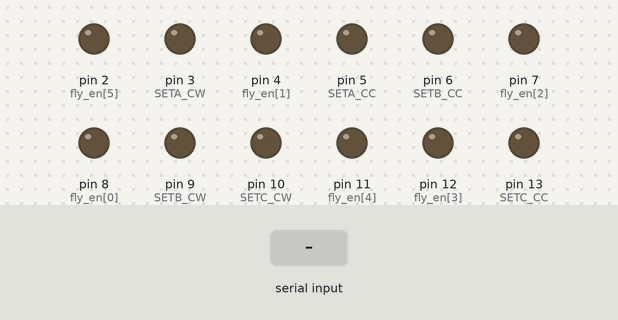
Simulated run of this sketch. Board: Arduino Uno, built with avr-gcc and run on an emulated ATmega328P. Parts: output pins drawn as LEDs (lit = HIGH). Inputs (shaded band) come from the test bench. Random numbers use the default seed unless the sketch sets one; what the sketch prints to the serial monitor is not drawn.

Above: at 1.2 s.
1.3 s: byte 60 (LOW_INTENSITY) received over Serial
At 2.3 s:
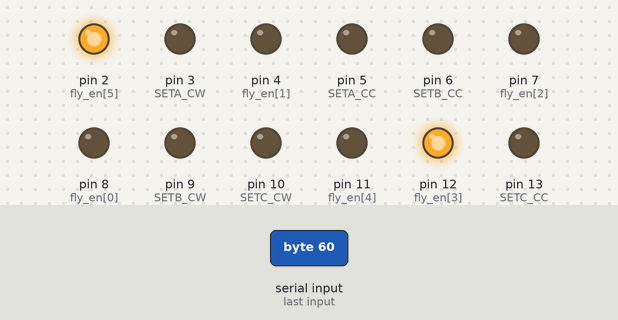
4.3 s: byte 70 (MED_INTENSITY) received over Serial
At 5.4 s:
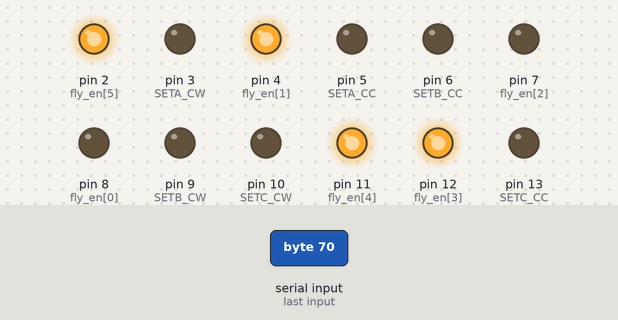
9.5 s: byte 90 (HI_INTENSITY) received over Serial
At 10.9 s:
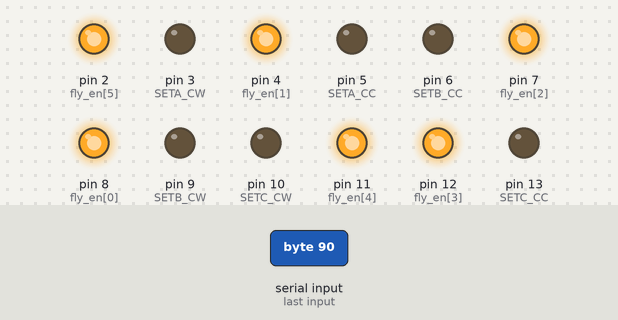
15.5 s: byte 100 (TEST_CASE) received over Serial
At 16.39 s:
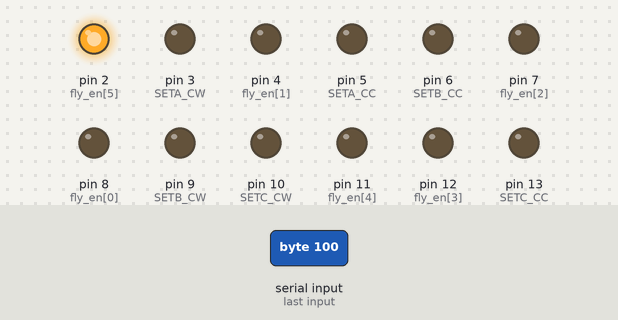
Timing chart, 0 to 19.5 s (numbered marks = the images above; inputs shaded):
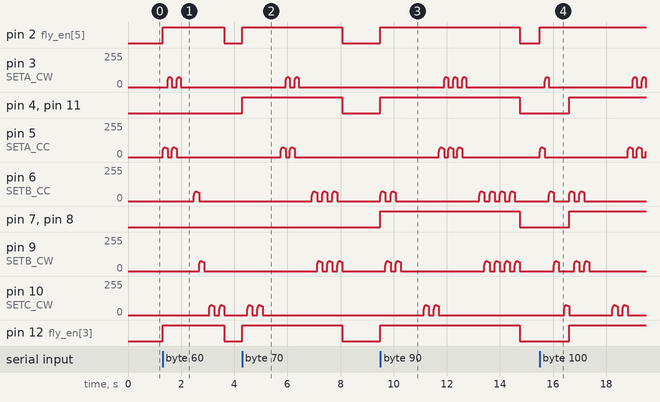

The sketch:

butterfliesInSchool.ino
```cpp
// Arduino Code to control 7 butterflies
// Communicates with an image processing MAX patch through Serial

#define SETA_CW  3
#define SETA_CC  5
#define SETB_CW  9
#define SETB_CC  6
#define SETC_CW  10
#define SETC_CC  13

#define FLY_NUM  7

#define LOW_INTENSITY  60
#define MED_INTENSITY  70
#define HI_INTENSITY   90
#define TEST_CASE     100

byte fly_en[] = {8, 4, 7, 12, 11, 2};
byte motionIntensityLevel = 0;
byte activeFlyNumber = 0;
byte fliesStatus = 0x00;
byte serialInput;
int loopCounter;

void setup() {
  // put your setup code here, to run once:
  for(int i = 0; i < FLY_NUM-1 ; i++)  //7 flies but two have common enable pin
  {
    pinMode(fly_en [i], OUTPUT);
    digitalWrite(fly_en[i], LOW);
  }

  analogWrite(SETA_CW, 0);
  analogWrite(SETA_CC, 0);
  analogWrite(SETB_CW, 0);
  analogWrite(SETB_CC, 0);
  analogWrite(SETC_CW, 0);
  analogWrite(SETC_CC, 0);

  Serial.begin(9600);
}

void loop() {
  // put your main code here, to run repeatedly:
  if(Serial.available())
  {
    serialInput = Serial.read();

    switch(serialInput)
    {
      case LOW_INTENSITY:
        motionIntensityLevel = 1;
        break;
      case MED_INTENSITY:
        motionIntensityLevel = 2;
        break;
      case HI_INTENSITY:
        motionIntensityLevel = 3;
        break;
      case TEST_CASE:
        digitalWrite(fly_en[5], HIGH);
        runSetA();
        runSetB();
        runSetC();
        digitalWrite(fly_en[5], LOW);
        break;
      default:
        motionIntensityLevel = 0;
    }


	  if(motionIntensityLevel != 0)
	    flutterTheFlies();
	  //Flush out the serial buffer
	  while(Serial.available() > 0)
	  {
	      Serial.read();
	  }
  }
}

void flutterTheFlies()
{
  switch(motionIntensityLevel)
  {
    case 1: //Turn ON only 2 flies
      for(int i = 0; i < 2; i++)
      {
        byte temp;
        do
        {
          activeFlyNumber = (byte)random(1,6);
          temp = fliesStatus | (1 << activeFlyNumber);
        }
        while(temp == fliesStatus );  //Try again if same number is picked

        fliesStatus |= (1 << activeFlyNumber);
        //Temporary workaround for having two flies connected to same enable pin (micro pin 12)
        if(activeFlyNumber == 3)
        {
           Serial.write(activeFlyNumber);  //Send fly number to processing via MAX
           Serial.write(5);
        }
        else if(activeFlyNumber == 5)
        {
          Serial.write(6);
        }
        else
        {
          Serial.write(activeFlyNumber);
        }
        digitalWrite(fly_en[activeFlyNumber], HIGH);
      }
      executePWM();
      for(int i = 0; i < FLY_NUM-1; i++)
      {
        digitalWrite(fly_en[i], LOW);
      }
      fliesStatus = 0x00;
      Serial.write(fliesStatus);
      break;

    case 2:
      for(int i = 0; i < 4; i++)
      {
        //If same number as previous one is picked
        byte temp;
        do
        {
          activeFlyNumber = (byte)random(1,6);
          temp = fliesStatus | (1 << activeFlyNumber);
        }
        while(temp == fliesStatus );  //Try again if same number is picked

        fliesStatus |= (1 << activeFlyNumber);
        //Temporary workaround for having two flies connected to same enable pin (micro pin 12)
        if(activeFlyNumber == 3)
        {
           Serial.write(activeFlyNumber);  //Send fly number to processing via MAX
           Serial.write(5);
        }
        else if(activeFlyNumber == 5)
        {
          Serial.write(6);
        }
        else
        {
          Serial.write(activeFlyNumber);
        }
        digitalWrite(fly_en[activeFlyNumber], HIGH);
      }
      executePWM();
      for(int i = 0; i < FLY_NUM-1; i++)
      {
        digitalWrite(fly_en[i], LOW);
      }
      fliesStatus = 0x00;
      Serial.write(fliesStatus);
      break;

    case 3: //Turn on all flies
      for(int i = 0; i < FLY_NUM-1; i++)
      {
        activeFlyNumber = (byte)i;
        fliesStatus |= (1 << activeFlyNumber);
        //Temporary workaround for having two flies connected to same enable pin (micro pin 12)
        if(activeFlyNumber == 3)
        {
           Serial.write(activeFlyNumber);  //Send fly number to processing via MAX
           Serial.write(5);
        }
        else if(activeFlyNumber == 5)
        {
          Serial.write(6);
        }
        else
        {
          Serial.write(activeFlyNumber);
        }
        digitalWrite(fly_en[activeFlyNumber], HIGH);
      }
      executePWM();
      for(int i = 0; i < FLY_NUM-1; i++)
      {
        digitalWrite(fly_en[i], LOW);
      }
      fliesStatus = 0x00;
      Serial.write(fliesStatus);
      break;
  }
}

/**** Pulse widths for PWM are determined by trial & error ****/
void runSetA()
{
  uint16_t pulseWidth = 20;
  // Serial.println("Executing PWM");
  //Set A
  analogWrite(SETA_CW, 0);
  //Ramp up
  for(int i = 1; i <= 8; i++)
  {
    pulseWidth += 21/i;
    analogWrite(SETA_CC, pulseWidth);
    delay(10);
  }
  //Ramp down
  for(int i = 19; i > 8; i--)
  {
    pulseWidth -=21/i;
    analogWrite(SETA_CC, pulseWidth);
    delay(10);
  }

  pulseWidth = 20;
  analogWrite(SETA_CC, 0);
  //Ramp up
  for(int i = 1; i <= 8; i++)
  {
    pulseWidth += 22/i;
    analogWrite(SETA_CW, pulseWidth);
    delay(10);
  }
  //Ramp down
  for(int i = 14; i > 7; i--)
  {
    pulseWidth -= 21/i;
    analogWrite(SETA_CW, pulseWidth);
    delay(10);
  }
  analogWrite(SETA_CW, 0);
}

void runSetB()
{
  uint16_t pulseWidth = 20;
  analogWrite(SETB_CW, 0);
  //Ramp up
  for(int i = 1; i <= 8; i++)
  {
    pulseWidth += 21/i;
    analogWrite(SETB_CC, pulseWidth);
    delay(10);
  }
  //Ramp down
  for(int i = 19; i > 8; i--)
  {
    pulseWidth -=21/i;
    analogWrite(SETB_CC, pulseWidth);
    delay(10);
  }

  pulseWidth = 20;
  analogWrite(SETB_CC, 0);
  //Ramp up
  for(int i = 1; i <= 8; i++)
  {
    pulseWidth += 22/i;
    analogWrite(SETB_CW, pulseWidth);
    delay(10);
  }
  //Ramp down
  for(int i = 19; i > 8; i--)
  {
    pulseWidth -=21/i;
    analogWrite(SETB_CW, pulseWidth);
    delay(10);
  }
  analogWrite(SETB_CW, 0);
}

void runSetC()
{
  uint16_t pulseWidth = 20;
  analogWrite(SETC_CW, 0);

  //Ramp up
  for(int i = 1; i <= 8; i++)
  {
    pulseWidth += 21/i;
    analogWrite(SETC_CC, pulseWidth);
    delay(10);
  }
  //Ramp down
  for(int i = 19; i > 8; i--)
  {
    pulseWidth -=21/i;
    analogWrite(SETC_CC, pulseWidth);
    delay(10);
  }

  pulseWidth = 20;
  analogWrite(SETC_CC, 0);
  //Ramp up
  for(int i = 1; i <= 8; i++)
  {
    pulseWidth += 22/i;
    analogWrite(SETC_CW, pulseWidth);
    delay(10);
  }
  //Ramp down
  for(int i = 19; i > 8; i--)
  {
    pulseWidth -=21/i;
    analogWrite(SETC_CW, pulseWidth);
    delay(10);
  }
  analogWrite(SETC_CW, 0);
}

void executePWM()
{   //Execute different PWM patterns acc. to motion intensity
    switch(motionIntensityLevel)
    {
      case 1:
        runSetA();
        runSetA();
        delay(500);
        runSetB();
        runSetC();
        runSetC();
        break;
      case 2:
        runSetC();
        runSetC();
        delay(680);
        runSetA();
        runSetA();
        delay(500);
        runSetB();
        runSetB();
        runSetB();
        break;
      case 3:
        runSetB();
        runSetB();
        delay(680);
        runSetC();
        runSetC();
        runSetA();
        runSetA();
        runSetA();
        delay(500);
        runSetB();
        runSetB();
        runSetB();
        runSetB();
    }
}
```

Measured:
- after the input at 15.5 s, pin 2 (fly_en[5]): LOW → HIGH at once; pin 4 (fly_en[1]), pin 7 (fly_en[2]), pin 8 (fly_en[0]), pin 11 (fly_en[4]), pin 12 (fly_en[3]): LOW → HIGH after 1.1 s
